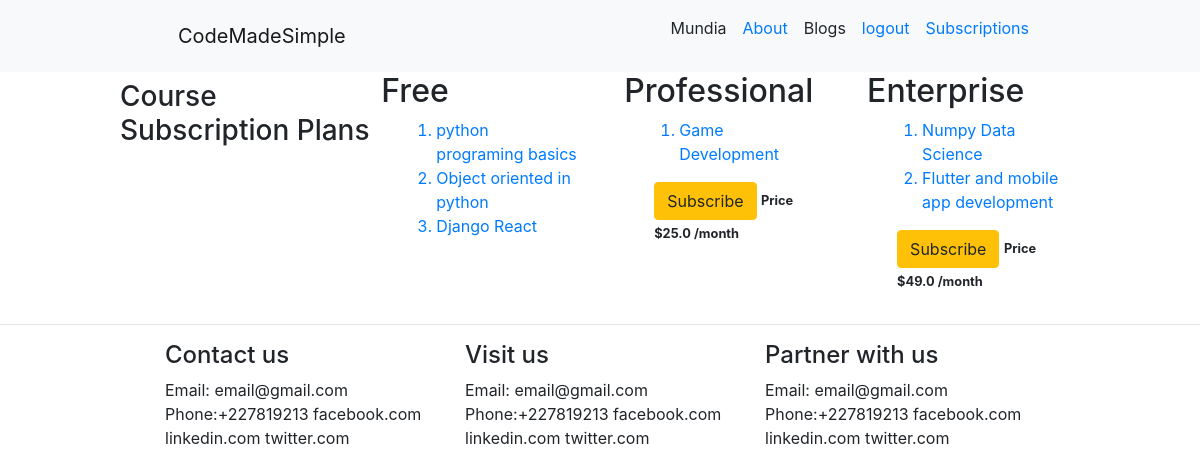
Screenshot of /membership/ (signed in) with the database file from the repository.
### memberships/models.py (models this page shows)
class Membership(models.Model):
    slug   = models.SlugField()
    membership_type = models.CharField(max_length=52, choices=CHOICES, default='free')
    price  = models.FloatField()
    def __str__(self):
        return self.membership_type

### courses/models.py (models this page shows, shortened)
class Course(models.Model):
    title       = models.CharField(max_length=200)
    description = models.TextField()
    thumbnail   = models.ImageField(upload_to='course-images')
    slug        = models.SlugField()
    allowed_membership = models.ManyToManyField(Membership)

### memberships/views.py (the view, shortened to what this page needs)
# urls.py: path('membership/',MembershipSelectView.as_view(), name='membership' ),
class MembershipSelectView(ListView):
    model=Membership
    template_name="memberships/membership_list.html"
    def get_context_data(self, *args, **kwargs):
        context = super().get_context_data(**kwargs)
        current_membership = get_user_membership(self.request)
        context['current_membership']= str(current_membership.membership)
        return context

### memberships/views.py (called while the page is built)
def get_user_membership(request):
    user_membership = UserMemberShip.objects.filter(user=request.user)
    if user_membership.exists():
        return user_membership.first()
    return None

### memberships/templates/memberships/membership_list.html (shortened to what this page needs)
{% extends 'layout/layout.html'%}
{%load static%}
{%block content%}
<h3 class="mt-2">Course Subscription Plans</h3>
<div class="row">
    {%for membership in object_list%}
        <div class="col-sm-4 col-md-4">
            <h2>{{membership.membership_type}}</h2>
            <div class="col mr-auto ">
                <ol>
                    {%for course in membership.course_set.all%}
                        <li class="text-primary">{{course.title}}</li>
                    {%endfor%}
                </ol>
                {%if membership.membership_type != 'Free' %}
                    <form action="{%url 'membership'%}" class="form-group" method="POST">
                        {%if membership.membership_type != current_membership %}
                        <div class="col">
                            <button class="btn btn-warning" type="submit">Subscribe</button>
                            <small><strong>Price ${{membership.price}} /month</strong></small>
                        </div>
                        {%else%}
                            <p>This is your current subscription</p>
                        {%endif%}
                    </form>
                 {%endif%}
            </div>
        </div>
    {%endfor%}
</div>
{%endblock content%}

### courses/templates/layout/layout.html (shortened to what this page needs)
{% load static%}
<!DOCTYPE html>
<html lang="en">
<head>
    <link rel="stylesheet" href="https://stackpath.bootstrapcdn.com/bootstrap/4.5.0/css/bootstrap.min.css">
    <link rel="stylesheet" href={% static 'main.css'%}>
</head>
<body>
    {% include "layout/navbar.html"%}
    <div class="container-2">
        {%block content%} {%endblock content%}
    </div>
    <hr/>
    {% include 'layout/footer.html'%}
</body>
</html>

### courses/templates/layout/navbar.html
{%load static%}
<nav class="navbar navbar-light bg-light">
    <div class="col-md-9 m-auto mx-auto row ml-20">
            <div class="row navbar nav">
                <a class="navbar-brand" href="/">CodeMadeSimple</a>
            </div>
        <div class="row ml-auto navbar nav">
            <ul class="row">
                {%if user.is_authenticated%}
                    <li class="ml-2 mr-2 list-control">{{user.username}}</li>
                {%endif%}
                <li class="ml-2 mr-2 list-control"><a href={%url 'about'%}>About</a></li>
                <li class="ml-2 mr-2 list-control">Blogs</li>
                {%if user.is_authenticated%}
                     <li class="ml-2 mr-2 list-control"><a href={%url 'logout'%}>logout</a> </li>
                     <li class="ml-2 mr-2 list-control"><a href={%url 'membership'%}>Subscriptions</a></li>
                {%else%}
                     <li class="ml-2 mr-2 list-control"><a href={%url 'login'%}>login</a> </li>
                     <li class="ml-2 mr-2 list-control"><a href={%url 'register'%}>register</a> </li>
                {%endif%}
            </ul>
        </div>
    </div>
</nav>

### courses/templates/layout/footer.html
<div class="mt-2 mb-15">
   <footer class="col-md-9 mx-auto m-auto">
      <div class="row">
          <div class="col">
             <h4>Contact us</h4>
             <h7>Email: email@gmail.com</h7>
             <h7>Phone:+227819213</h7>
             <h7>facebook.com</h7>
             <h7>linkedin.com</h7>
             <h7>twitter.com</h7>
          </div>
          <div class="col">
             <h4>Visit us </h4>
             <h7>Email: email@gmail.com</h7>
             <h7>Phone:+227819213</h7>
             <h7>facebook.com</h7>
             <h7>linkedin.com</h7>
             <h7>twitter.com</h7>
          </div>
          <div class="col">
             <h4>Partner with us</h4>
             <h7>Email: email@gmail.com</h7>
             <h7>Phone:+227819213</h7>
             <h7>facebook.com</h7>
             <h7>linkedin.com</h7>
             <h7>twitter.com</h7>
          </div>
      </div>
  </footer>
</div>

### courses/static/main.css (style rules this page uses)
.list-control { list-style: none; }
.container-2 { width: 80%; margin:auto; display: flex; flex-direction: row; }

### rows the page displays
Membership: membership_type "Free"
Course: title "python programing basics"
Course: title "Object oriented in python"
Course: title "Django React"
Membership: membership_type "Professional", price "25.0"
Course: title "Game Development"
Membership: membership_type "Enterprise", price "49.0"
Course: title "Numpy Data Science"
Course: title "Flutter and mobile app development"

### other values shown
{{ user.username }} "Mundia"
